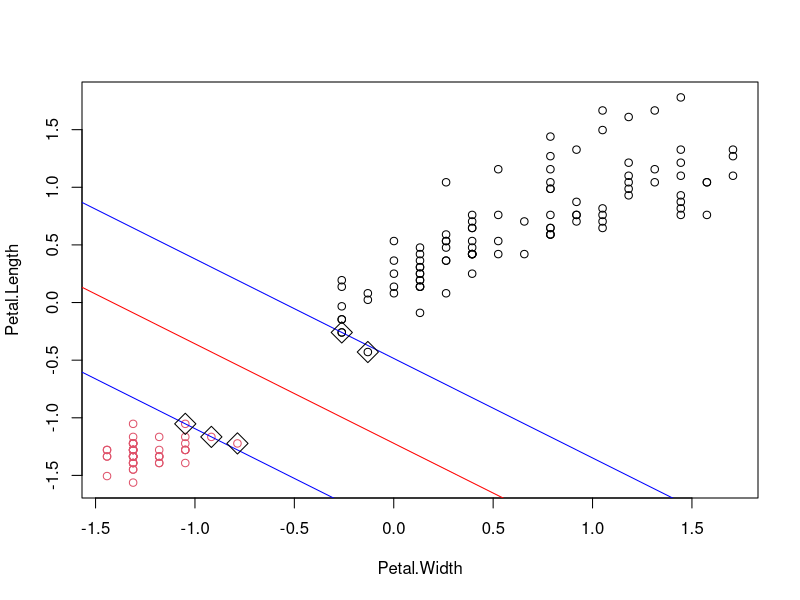

Recreate this plot in R.
"
SVC 1

Objective:
Introducing SVC with linear kernel using Iris Dataset 
"

# Obtain the data
df <- iris
head(df)
dim(df)

# Create SVC model with linear kernel
# Predicting whether a particular flower is setosa species or not
# Predictor used: petal width and petal length
library(e1071) # install this library for svm function
setosa <- as.factor(iris$Species == "setosa")
df2 <- scale(df[,-5])
head(df2)
model_svm <- svm(setosa~Petal.Width+Petal.Length,
    data=df2, kernel="linear")
model_svm

# Analyze the results
pred <- fitted(model_svm) # all predicted results
freq <- table(pred, iris$Species)
plot(Petal.Length~Petal.Width, data=df2, col=setosa)
cf <- coef(model_svm)
abline(-cf[1]/cf[3], -cf[2]/cf[3], col="red")
abline(-(cf[1] + 1)/cf[3], -cf[2]/cf[3], col="blue")
abline(-(cf[1] - 1)/cf[3], -cf[2]/cf[3], col="blue")
points(model_svm$SV, pch = 5, cex = 2)
